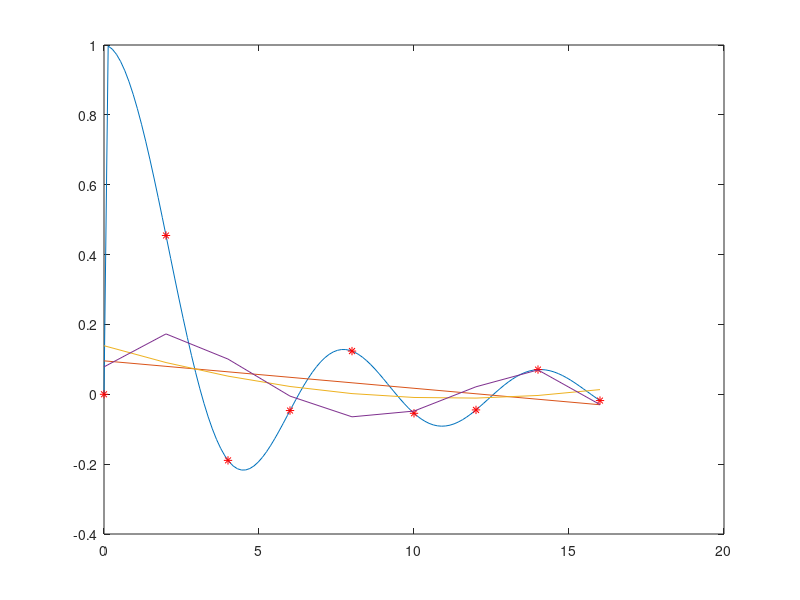

MATLAB code to generate this figure:
x=linspace(0,16,120)
f=sin(x)./(x+eps)
plot(x,f)
hold on
p1=polyfit(x,f,1)
x1=0:2:16
f1=sin(x1)./(x1+eps)
x1f1=[x1' f1']
plot (x1,f1,'r*') 
p=polyfit(x1,f1,1)
y=polyval(p,x1)
plot(x1,y)
p1=polyfit(x1,f1,2)
y1=polyval(p1,x1)
plot(x1,y1)
p2=polyfit(x1,f1,4)
y2=polyval(p2,x1)
plot(x1,y2)
